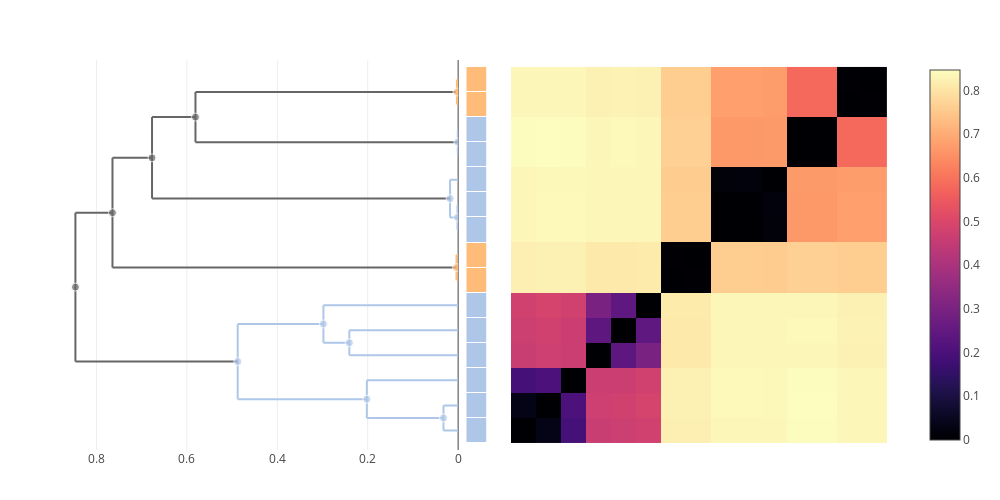

The notebook cell this image was saved under:
### Markdown cell above
### pseudopneumoniae/mitis

### Code cell
plot(multi_clustermap(cdata, ["pseudopneumoniae", "mitis"]))

### Figure 1 — Plotly figure (JSON) as saved in the notebook; plotly's stock layout.template omitted (floating-point values rounded to 4 significant figures; data arrays with more than 128 entries replaced by an {"elided": "..."} marker saying what was removed)
{"data": [{"colorscale": {"elided": "256x2 mixed values"}, "type": "heatmap", "x": [0.5, 1.5, 2.5, 3.5, 4.5, 5.5, 6.5, 7.5, 8.5, 9.5, 10.5, 11.5, 12.5, 13.5, 14.5, 15.5], "y": [0.5, 1.5, 2.5, 3.5, 4.5, 5.5, 6.5, 7.5, 8.5, 9.5, 10.5, 11.5, 12.5, 13.5, 14.5, 15.5], "z": {"elided": "15x15 float values"}}, {"hoverinfo": "skip", "line": {"color": "#AEC7E8"}, "mode": "lines", "showlegend": false, "type": "scatter", "x": [0.0006723, 0.0006723, null, 0.0006723, 0, null, 0.0006723, 0, null], "xaxis": "x2", "y": [12, 13, null, 12, 12, null, 13, 13, null], "yaxis": "y"}, {"hoverinfo": "skip", "line": {"color": "#AEC7E8"}, "mode": "lines", "showlegend": false, "type": "scatter", "x": [0.03237, 0.03237, null, 0.03237, 0, null, 0.03237, 0, null], "xaxis": "x2", "y": [1, 2, null, 1, 1, null, 2, 2, null], "yaxis": "y"}, {"hoverinfo": "skip", "line": {"color": "#666666"}, "mode": "lines", "showlegend": false, "type": "scatter", "x": [0.581, 0.581, null, 0.581, 0.0006723, null, 0.581, 0.002579, null], "xaxis": "x2", "y": [12.5, 14.5, null, 12.5, 12.5, null, 14.5, 14.5, null], "yaxis": "y"}, {"hoverinfo": "skip", "line": {"color": "#AEC7E8"}, "mode": "lines", "showlegend": false, "type": "scatter", "x": [0.4875, 0.4875, null, 0.4875, 0.2019, null, 0.4875, 0.298, null], "xaxis": "x2", "y": [2.25, 5.25, null, 2.25, 2.25, null, 5.25, 5.25, null], "yaxis": "y"}, {"hoverinfo": "skip", "line": {"color": "#666666"}, "mode": "lines", "showlegend": false, "type": "scatter", "x": [0.8466, 0.8466, null, 0.8466, 0.4875, null, 0.8466, 0.7646, null], "xaxis": "x2", "y": [3.75, 9.688, null, 3.75, 3.75, null, 9.688, 9.688, null], "yaxis": "y"}, {"hoverinfo": "skip", "line": {"color": "#FFBB78"}, "mode": "lines", "showlegend": false, "type": "scatter", "x": [0.003676, 0.003676, null, 0.003676, 0, null, 0.003676, 0, null], "xaxis": "x2", "y": [7, 8, null, 7, 7, null, 8, 8, null], "yaxis": "y"}, {"hoverinfo": "skip", "line": {"color": "#AEC7E8"}, "mode": "lines", "showlegend": false, "type": "scatter", "x": [0.001357, 0.001357, null, 0.001357, 0, null, 0.001357, 0, null], "xaxis": "x2", "y": [9, 10, null, 9, 9, null, 10, 10, null], "yaxis": "y"}, {"hoverinfo": "skip", "line": {"color": "#AEC7E8"}, "mode": "lines", "showlegend": false, "type": "scatter", "x": [0.2019, 0.2019, null, 0.2019, 0.03237, null, 0.2019, 0, null], "xaxis": "x2", "y": [1.5, 3, null, 1.5, 1.5, null, 3, 3, null], "yaxis": "y"}, {"hoverinfo": "skip", "line": {"color": "#AEC7E8"}, "mode": "lines", "showlegend": false, "type": "scatter", "x": [0.298, 0.298, null, 0.298, 0.2407, null, 0.298, 0, null], "xaxis": "x2", "y": [4.5, 6, null, 4.5, 4.5, null, 6, 6, null], "yaxis": "y"}, {"hoverinfo": "skip", "line": {"color": "#666666"}, "mode": "lines", "showlegend": false, "type": "scatter", "x": [0.7646, 0.7646, null, 0.7646, 0.003676, null, 0.7646, 0.6771, null], "xaxis": "x2", "y": [7.5, 11.88, null, 7.5, 7.5, null, 11.88, 11.88, null], "yaxis": "y"}, {"hoverinfo": "skip", "line": {"color": "#AEC7E8"}, "mode": "lines", "showlegend": false, "type": "scatter", "x": [0.01786, 0.01786, null, 0.01786, 0.001357, null, 0.01786, 0, null], "xaxis": "x2", "y": [9.5, 11, null, 9.5, 9.5, null, 11, 11, null], "yaxis": "y"}, {"hoverinfo": "skip", "line": {"color": "#AEC7E8"}, "mode": "lines", "showlegend": false, "type": "scatter", "x": [0.2407, 0.2407, null, 0.2407, 0, null, 0.2407, 0, null], "xaxis": "x2", "y": [4, 5, null, 4, 4, null, 5, 5, null], "yaxis": "y"}, {"hoverinfo": "skip", "line": {"color": "#666666"}, "mode": "lines", "showlegend": false, "type": "scatter", "x": [0.6771, 0.6771, null, 0.6771, 0.01786, null, 0.6771, 0.581, null], "xaxis": "x2", "y": [10.25, 13.5, null, 10.25, 10.25, null, 13.5, 13.5, null], "yaxis": "y"}, {"hoverinfo": "skip", "line": {"color": "#FFBB78"}, "mode": "lines", "showlegend": false, "type": "scatter", "x": [0.002579, 0.002579, null, 0.002579, 0, null, 0.002579, 0, null], "xaxis": "x2", "y": [14, 15, null, 14, 14, null, 15, 15, null], "yaxis": "y"}, {"customdata": [[18, 2, "mitis"], [16, 2, "pseudopneumoniae"], [21, 2, "pseudopneumoniae"], [26, 4, "(mixed)"], [25, 6, "pseudopneumoniae"], [29, 15, "(mixed)"], [19, 2, "mitis"], [17, 2, "pseudopneumoniae"], [22, 3, "pseudopneumoniae"], [24, 3, "pseudopneumoniae"], [28, 9, "(mixed)"], [20, 3, "pseudopneumoniae"], [23, 2, "pseudopneumoniae"], [27, 7, "(mixed)"]], "hovertemplate": "ID: %{customdata[0]}<br>\nHeight: %{x:.3f}<br>\nGenome count: %{customdata[1]}\n<br>\n%{customdata[2]}\n<extra></extra>", "marker": {"color": ["#FFBB78", "#AEC7E8", "#AEC7E8", "#666666", "#AEC7E8", "#666666", "#FFBB78", "#AEC7E8", "#AEC7E8", "#AEC7E8", "#666666", "#AEC7E8", "#AEC7E8", "#666666"], "size": [8, 8, 8, 8, 8, 8, 8, 8, 8, 8, 8, 8, 8, 8]}, "mode": "markers", "showlegend": false, "type": "scatter", "x": [0.002579, 0.0006723, 0.03237, 0.581, 0.4875, 0.8466, 0.003676, 0.001357, 0.2019, 0.298, 0.7646, 0.01786, 0.2407, 0.6771], "xaxis": "x2", "y": [14.5, 12.5, 1.5, 13.5, 3.75, 6.719, 7.5, 9.5, 2.25, 5.25, 9.688, 10.25, 4.5, 11.88], "yaxis": "y"}, {"colorscale": [[0, "#666666"], [0.1, "#AEC7E8"], [0.2, "#FFBB78"], [0.3, "#98DF8A"], [0.4, "#FF9896"], [0.5, "#C5B0D5"], [0.6, "#C49C94"], [0.7, "#F7B6D2"], [0.8, "#C7C7C7"], [0.9, "#DBDB8D"], [1, "#9EDAE5"]], "customdata": [[["Genome 10", "pseudopneumoniae"]], [["Genome 11", "pseudopneumoniae"]], [["Genome 3", "pseudopneumoniae"]], [["Genome 1", "pseudopneumoniae"]], [["Genome 2", "pseudopneumoniae"]], [["Genome 4", "pseudopneumoniae"]], [["Genome 12", "mitis"]], [["Genome 13", "mitis"]], [["Genome 5", "pseudopneumoniae"]], [["Genome 6", "pseudopneumoniae"]], [["Genome 7", "pseudopneumoniae"]], [["Genome 8", "pseudopneumoniae"]], [["Genome 9", "pseudopneumoniae"]], [["Genome 14", "mitis"]], [["Genome 15", "mitis"]]], "hovertemplate": "%{customdata[0]} <br>\n%{customdata[1]}\n<extra></extra>\n", "showscale": false, "type": "heatmap", "xaxis": "x3", "y": [0.5, 1.5, 2.5, 3.5, 4.5, 5.5, 6.5, 7.5, 8.5, 9.5, 10.5, 11.5, 12.5, 13.5, 14.5, 15.5], "ygap": 1, "z": [[1], [1], [1], [1], [1], [1], [2], [2], [1], [1], [1], [1], [1], [2], [2]], "zmax": 10, "zmin": 0}], "layout": {"height": 500, "hovermode": "closest", "margin": {"b": 50, "l": 50, "r": 50, "t": 60}, "showlegend": false, "width": 1000, "xaxis": {"constrain": "domain", "domain": [0.5215, 1], "scaleanchor": "y", "visible": false}, "xaxis2": {"autorange": "reversed", "domain": [0, 0.4785], "rangemode": "nonnegative"}, "xaxis3": {"domain": [0.488, 0.512], "fixedrange": true, "visible": false}, "yaxis": {"scaleanchor": "x", "visible": false}}}
